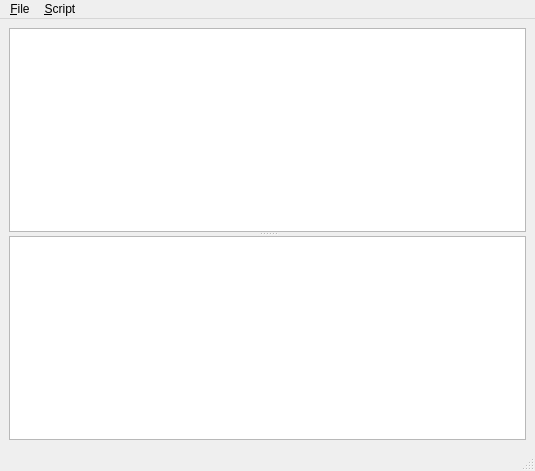
<ui version="4.0" >
 <class>PythonConsole</class>
 <widget class="QMainWindow" name="PythonConsole" >
  <property name="geometry" >
   <rect>
    <x>0</x>
    <y>0</y>
    <width>535</width>
    <height>471</height>
   </rect>
  </property>
  <property name="windowTitle" >
   <string>Script Console</string>
  </property>
  <widget class="QWidget" name="centralwidget" >
   <layout class="QGridLayout" >
    <property name="margin" >
     <number>9</number>
    </property>
    <property name="spacing" >
     <number>6</number>
    </property>
    <item row="0" column="0" >
     <widget class="QSplitter" name="splitter" >
      <property name="orientation" >
       <enum>Qt::Vertical</enum>
      </property>
      <widget class="QTextEdit" name="commandEdit" >
       <property name="lineWrapMode" >
        <enum>QTextEdit::NoWrap</enum>
       </property>
      </widget>
      <widget class="QTextEdit" name="outputEdit" >
       <property name="lineWrapMode" >
        <enum>QTextEdit::NoWrap</enum>
       </property>
       <property name="readOnly" >
        <bool>true</bool>
       </property>
       <property name="acceptRichText" >
        <bool>false</bool>
       </property>
      </widget>
     </widget>
    </item>
   </layout>
  </widget>
  <widget class="QMenuBar" name="menubar" >
   <property name="geometry" >
    <rect>
     <x>0</x>
     <y>0</y>
     <width>535</width>
     <height>35</height>
    </rect>
   </property>
   <widget class="QMenu" name="menu_File" >
    <property name="title" >
     <string>&amp;File</string>
    </property>
    <addaction name="action_Open" />
    <addaction name="action_Save" />
    <addaction name="actionSave_As" />
    <addaction name="separator" />
    <addaction name="action_Exit" />
   </widget>
   <widget class="QMenu" name="menu_Script" >
    <property name="title" >
     <string>&amp;Script</string>
    </property>
    <addaction name="action_Run" />
    <addaction name="actionRun_As_Console" />
    <addaction name="action_Save_Output" />
   </widget>
   <addaction name="menu_File" />
   <addaction name="menu_Script" />
  </widget>
  <widget class="QStatusBar" name="statusbar" />
  <action name="action_Open" >
   <property name="text" >
    <string>&amp;Open...</string>
   </property>
  </action>
  <action name="action_Save" >
   <property name="text" >
    <string>&amp;Save</string>
   </property>
  </action>
  <action name="actionSave_As" >
   <property name="text" >
    <string>Save &amp;As...</string>
   </property>
  </action>
  <action name="action_Exit" >
   <property name="text" >
    <string>&amp;Exit</string>
   </property>
  </action>
  <action name="action_Run" >
   <property name="text" >
    <string>&amp;Run</string>
   </property>
  </action>
  <action name="actionRun_As_Console" >
   <property name="text" >
    <string>Run As &amp;Console</string>
   </property>
  </action>
  <action name="action_Save_Output" >
   <property name="text" >
    <string>&amp;Save Output...</string>
   </property>
  </action>
 </widget>
 <resources/>
 <connections/>
</ui>
